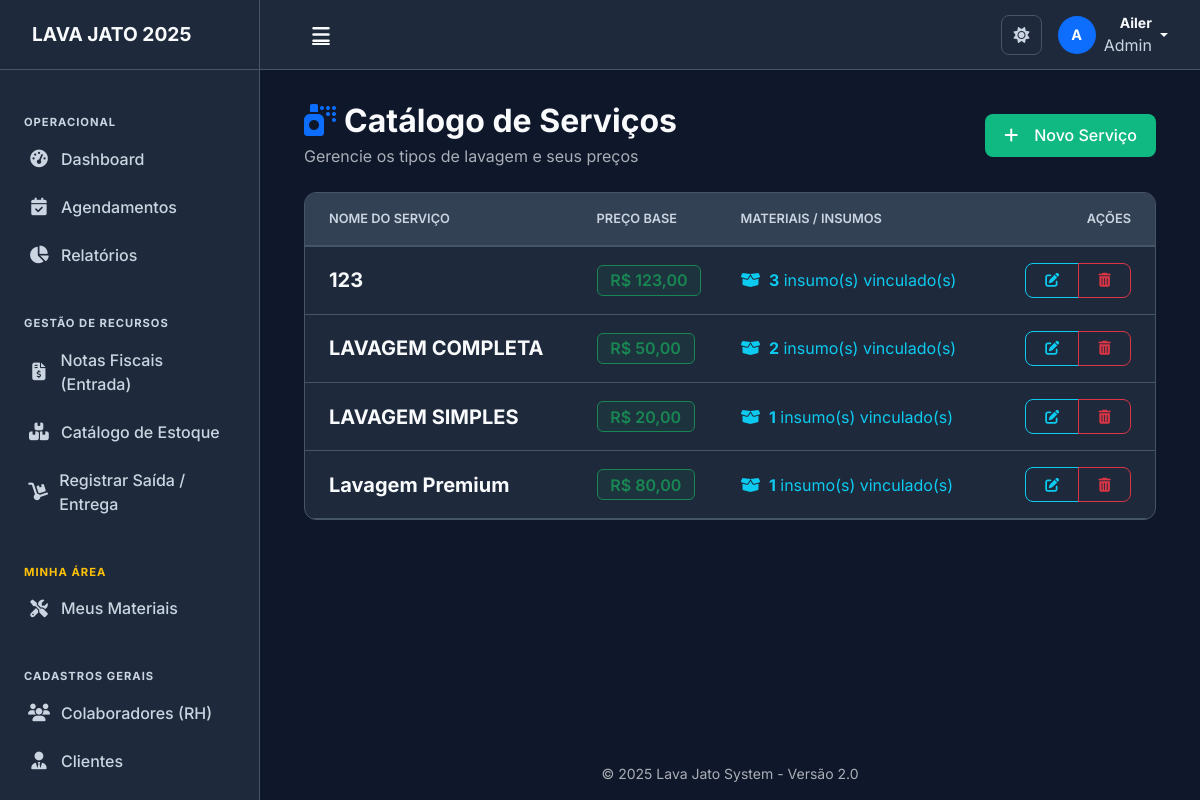
The app's page /tipos-lavagem/ (signed in) with its own data.
### lavagens/models.py (models this page shows, shortened)
class TipoLavagem(models.Model):
    nome = models.CharField(max_length=50, unique=True)
    preco_base = models.DecimalField(max_digits=10, decimal_places=2, default=0.00)
    class Meta:
        verbose_name = "Tipo de Lavagem"
        verbose_name_plural = "Tipos de Lavagem"

### lavagens/views.py (the view)
# urls.py: path("tipos-lavagem/", lavagens_views.tipo_lavagem_list, name="tipo_lavagem_list"),
@login_required
def tipo_lavagem_list(request):
    tipos_lavagem = TipoLavagem.objects.annotate(
        qtd_materiais=Count('materiais')
    ).order_by('nome')
    return render(request, 'lavagens/tipo_lavagem_list.html', {'tipos_lavagem': tipos_lavagem})

### templates/lavagens/tipo_lavagem_list.html (shortened to what this page needs)
{% extends 'base/base.html' %}
{% load static %}
{% block extra_css %}
    <link rel="stylesheet" href="{% static 'css/base.css' %}">
    <link rel="stylesheet" href="{% static 'css/components.css' %}">
{% endblock %}
{% block content %}
<div class="container-fluid fade-in">
    <div class="d-flex justify-content-between align-items-center mb-4">
        <div>
            <h2 class="mb-1 fw-bold" style="color: var(--text-light);">
                <i class="fas fa-spray-can me-2 text-primary"></i>Catálogo de Serviços
            </h2>
            <p class="text-muted mb-0">Gerencie os tipos de lavagem e seus preços</p>
        </div>
        <a href="{% url 'tipo_lavagem_create' %}" class="btn btn-success-custom">
            <i class="fas fa-plus me-2"></i>Novo Serviço
        </a>
    </div>
    <div class="card-custom">
        <div class="card-body p-0">
            <div class="table-responsive">
                <table class="table table-hover align-middle mb-0">
                    <thead style="background-color: var(--card-header-bg); border-bottom: 1px solid var(--border-color);">
                        <tr>
                            <th class="ps-4">Nome do Serviço</th>
                            <th>Preço Base</th>
                            <th>Materiais / Insumos</th>
                            <th class="text-end pe-4">Ações</th>
                        </tr>
                    </thead>
                    <tbody>
                        {% for tipo in tipos_lavagem %}
                        <tr>
                            <td class="ps-4">
                                <div class="fw-bold fs-5">{{ tipo.nome }}</div>
                            </td>
                            <td>
                                <span class="badge bg-success bg-opacity-10 text-success border border-success fs-6">
                                    R$ {{ tipo.preco_base|floatformat:2 }}
                                </span>
                            </td>
                            <td>
                                {% if tipo.qtd_materiais > 0 %}
                                    <span class="text-info">
                                        <i class="fas fa-box-open me-1"></i>
                                        <strong>{{ tipo.qtd_materiais }}</strong> insumo(s) vinculado(s)
                                    </span>
                                {% else %}
                                    <span class="text-muted small">
                                        <i class="fas fa-minus-circle me-1"></i> Nenhum material
                                    </span>
                                {% endif %}
                            </td>
                            <td class="text-end pe-4">
                                <div class="btn-group">
                                    <a href="{% url 'tipo_lavagem_update' tipo.pk %}" class="btn btn-sm btn-outline-info" title="Editar">
                                        <i class="fas fa-edit"></i>
                                    </a>
                                    <a href="{% url 'tipo_lavagem_delete' tipo.pk %}" class="btn btn-sm btn-outline-danger" title="Excluir">
                                        <i class="fas fa-trash-alt"></i>
                                    </a>
                                </div>
                            </td>
                        </tr>
                        {% endfor %}
                    </tbody>
                </table>
            </div>
        </div>
    </div>
</div>
{% endblock %}

### templates/base/base.html (shortened to what this page needs)
{% load static %}
<!DOCTYPE html>
<html lang="pt-br" data-bs-theme="dark">
<head>
    <link href="https://cdn.jsdelivr.net/npm/bootstrap@5.3.3/dist/css/bootstrap.min.css" rel="stylesheet">
    <link rel="stylesheet" href="https://cdnjs.cloudflare.com/ajax/libs/font-awesome/6.4.0/css/all.min.css">
    <link href="https://cdn.jsdelivr.net/npm/select2@4.1.0-rc.0/dist/css/select2.min.css" rel="stylesheet" />
    <link rel="stylesheet" href="https://cdn.jsdelivr.net/npm/select2-bootstrap-5-theme@1.3.0/dist/select2-bootstrap-5-theme.min.css" />
    <link rel="stylesheet" href="{% static 'css/base.css' %}">
    <link rel="stylesheet" href="{% static 'css/components.css' %}">
    <link rel="stylesheet" href="{% static 'css/pages.css' %}">
    <link rel="stylesheet" href="{% static 'css/layout_sistematico.css' %}">
    {% block extra_css %}{% endblock %}
</head>
<body>
    <aside class="sidebar" id="sidebar">
        <div class="sidebar-header">
            <a href="{% url 'dashboard' %}" class="sidebar-brand text-decoration-none">
                <span class="logo-expanded">
                    <span class="brand-text">LAVA JATO 2025</span>
                </span>
            </a>
        </div>
        <div class="sidebar-content custom-scrollbar">
            <nav class="sidebar-menu mt-3">
                <div class="menu-label">Operacional</div>
                <a href="{% url 'dashboard' %}" class="nav-link {% if request.resolver_match.url_name == 'dashboard' %}active{% endif %}">
                    <i class="fas fa-tachometer-alt"></i><span>Dashboard</span>
                </a>
                <a href="{% url 'agendamentos_dashboard' %}" class="nav-link {% if 'agendamento' in request.resolver_match.url_name %}active{% endif %}">
                    <i class="fas fa-calendar-check"></i><span>Agendamentos</span>
                </a>
                <a href="{% url 'relatorios' %}" class="nav-link {% if 'relatorios' in request.resolver_match.url_name %}active{% endif %}">
                    <i class="fas fa-chart-pie"></i><span>Relatórios</span>
                </a>
                <div class="menu-label mt-4">Gestão de Recursos</div>
                <a href="{% url 'nota_fiscal_lista' %}" class="nav-link {% if 'nota' in request.resolver_match.url_name %}active{% endif %}">
                    <i class="fas fa-file-invoice-dollar"></i><span>Notas Fiscais (Entrada)</span>
                </a>
                <a href="{% url 'estoque_lista' %}" class="nav-link {% if 'estoque_lista' in request.resolver_match.url_name %}active{% endif %}">
                    <i class="fas fa-boxes"></i><span>Catálogo de Estoque</span>
                </a>
                <a href="{% url 'saida_estoque' %}" class="nav-link {% if 'saida' in request.resolver_match.url_name %}active{% endif %}">
                    <i class="fas fa-dolly"></i><span>Registrar Saída / Entrega</span>
                </a>
                <div class="menu-label mt-4 text-warning">Minha Área</div>
                <a href="{% url 'meu_estoque_pessoal' %}" class="nav-link {% if 'meu_estoque' in request.resolver_match.url_name %}active{% endif %}">
                    <i class="fas fa-tools"></i><span>Meus Materiais</span>
                </a>
                <div class="menu-label mt-4">Cadastros Gerais</div>
                <a href="{% url 'lavador_list' %}" class="nav-link {% if 'lavador' in request.resolver_match.url_name %}active{% endif %}">
                    <i class="fas fa-users"></i><span>Colaboradores (RH)</span>
                </a>
                <a href="{% url 'cliente_list' %}" class="nav-link {% if 'cliente' in request.resolver_match.url_name %}active{% endif %}">
                    <i class="fas fa-user-tie"></i><span>Clientes</span>
                </a>
                <a href="{% url 'veiculo_list' %}" class="nav-link {% if 'veiculo' in request.resolver_match.url_name %}active{% endif %}">
                </a>
            </nav>
        </div>
    </aside>
    <div class="main-wrapper" id="main-wrapper">
        <header class="top-navbar">
            <div class="d-flex align-items-center justify-content-between w-100">
                <button class="btn btn-link text-light" id="sidebar-toggle"><i class="fas fa-bars fa-lg"></i></button>
                <div class="d-flex align-items-center gap-3">
                    <button class="btn btn-icon-only" id="theme-switcher" title="Alternar Tema">
                        <i class="fas fa-sun" id="theme-icon-sun" style="display: none;"></i>
                    </button>
                    <div class="dropdown">
                        <a href="#" class="d-flex align-items-center text-decoration-none text-light dropdown-toggle" data-bs-toggle="dropdown">
                            <div class="avatar-circle bg-primary me-2">
                                {% if user.is_authenticated %}{{ user.username|first|upper }}{% else %}<i class="fas fa-user"></i>{% endif %}
                            </div>
                            <div class="d-none d-md-block text-end me-1">
                                <div class="fw-bold small">{{ user.username|default:"Visitante" }}</div>
                                <div class="text-muted x-small">Admin</div>
                            </div>
                        </a>
                    </div>
                </div>
            </div>
        </header>
        <main class="page-content">
            {% block content %}{% endblock %}
        </main>
        <footer class="footer mt-auto py-3 text-center text-muted small">
            &copy; 2025 Lava Jato System - Versão 2.0
        </footer>
    </div>
</body>
</html>

### static/css/base.css (style rules this page uses)
:root { --color-scheme: dark; --primary-color: #3b82f6; --primary-dark: #2563eb; --success-color: #10b981; --background-color: #0f172a; --card-bg: #1e293b; --card-header-bg: #334155; --hover-bg: #334155; --input-bg: #0f172a; --input-focus-bg: #1e293b; --border-color: #475569; --text-light: #f8fafc; --text-muted: #cbd5e1; --text-placeholder: #64748b; }
body { background-color: var(--background-color) !important; color: var(--text-light) !important; font-family: 'Inter', sans-serif; transition: background-color 0.3s, color 0.3s; }
a { color: var(--primary-color); text-decoration: none; }
i { color: inherit; }

### static/css/components.css (style rules this page uses)
.card-custom { background-color: var(--card-bg); border: 1px solid var(--border-color); border-radius: 0.75rem; box-shadow: var(--shadow-md); margin-bottom: 1.5rem; transition: transform 0.2s ease, box-shadow 0.2s ease; overflow: hidden; }
.card-body { padding: 1.5rem; color: var(--text-light); }
.btn { font-weight: 500; border-radius: 0.5rem; padding: 0.6rem 1.2rem; transition: all 0.2s; display: inline-flex; align-items: center; justify-content: center; gap: 0.5rem; }
.btn-success-custom { background-color: var(--success-color); color: #fff; border: none; }
.table { color: var(--text-light); margin-bottom: 0; }
.table > :not(caption) > * > * { background-color: transparent; border-bottom-color: var(--border-color); padding: 1rem 0.75rem; color: var(--text-light); }
.table thead th { background-color: var(--card-header-bg); color: var(--text-muted); font-weight: 600; font-size: 0.8rem; text-transform: uppercase; border-bottom: 2px solid var(--border-color); }
.badge { padding: 0.4em 0.8em; font-weight: 600; border-radius: 6px; font-size: 0.75rem; }
.card-custom { background-color: var(--card-bg) !important; border: 1px solid var(--border-color) !important; color: var(--text-light) !important; }

### static/css/pages.css (style rules this page uses)
:root { --sidebar-width: 260px; --sidebar-width-collapsed: 70px; --header-height: 70px; }
.sidebar { width: var(--sidebar-width); height: 100vh; position: fixed; top: 0; left: 0; background-color: var(--card-bg); border-right: 1px solid var(--border-color); display: flex; flex-direction: column; transition: all 0.3s ease; z-index: 1040; }
.sidebar-header { height: var(--header-height); display: flex; align-items: center; padding: 0 1.5rem; border-bottom: 1px solid var(--border-color); }
.brand-text { font-weight: 700; font-size: 1.2rem; color: var(--text-light); }
.sidebar-content { flex: 1; overflow-y: auto; padding: 1rem 0; }
.menu-label { padding: 0.75rem 1.5rem 0.25rem; font-size: 0.7rem; font-weight: 700; text-transform: uppercase; color: var(--text-muted); letter-spacing: 1px; }
.nav-link { display: flex; align-items: center; padding: 0.75rem 1.5rem; color: var(--text-muted); text-decoration: none; transition: all 0.2s; border-left: 3px solid transparent; font-weight: 500; }
.nav-link i { width: 24px; text-align: center; margin-right: 10px; font-size: 1.1rem; }
.main-wrapper { margin-left: var(--sidebar-width); min-height: 100vh; display: flex; flex-direction: column; transition: margin-left 0.3s ease; background-color: var(--background-color); }
.top-navbar { height: var(--header-height); background-color: var(--card-bg); border-bottom: 1px solid var(--border-color); display: flex; align-items: center; padding: 0 2rem; position: sticky; top: 0; z-index: 1030; color: var(--text-light); }
.top-navbar .btn-link { color: var(--text-light) !important; }
.btn-icon-only { width: 40px; height: 40px; border-radius: 50%; display: flex; align-items: center; justify-content: center; color: var(--text-muted); border: 1px solid var(--border-color); background: transparent; transition: 0.2s; }
.top-navbar .dropdown-toggle { color: var(--text-light) !important; }
.top-navbar .text-muted { color: var(--text-muted) !important; }
.avatar-circle { width: 38px; height: 38px; border-radius: 50%; display: flex; align-items: center; justify-content: center; font-weight: bold; color: white; font-size: 0.9rem; }

### records on screen
TipoLavagem: nome "123", preco_base "123,00", qtd_materiais "3"
TipoLavagem: nome "LAVAGEM COMPLETA", preco_base "50,00", qtd_materiais "2"
TipoLavagem: nome "LAVAGEM SIMPLES", preco_base "20,00", qtd_materiais "1"
TipoLavagem: nome "Lavagem Premium", preco_base "80,00", qtd_materiais "1"

### other values on screen
{{ user.username|first|upper }} "A"
{{ user.username|default:"Visitante" }} "Ailer"
